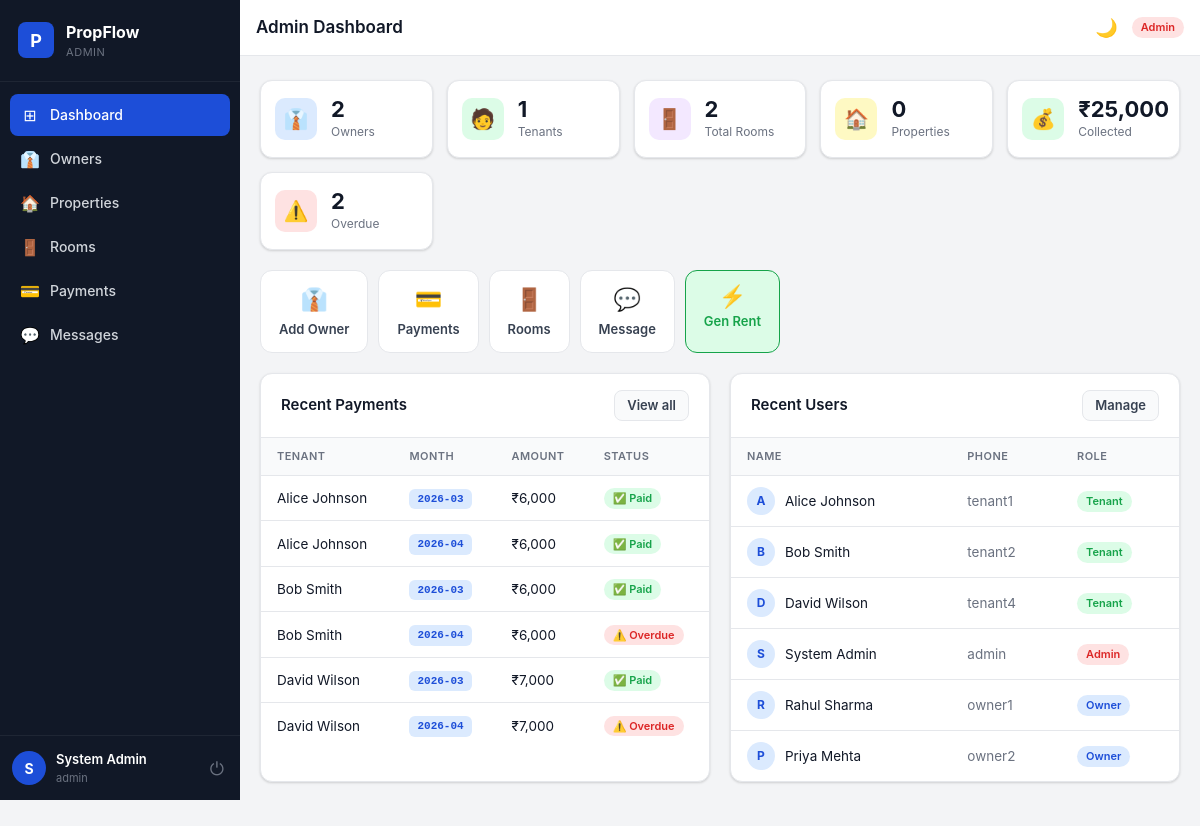
The page /admin/dashboard (signed in) on the database its author committed.
### models.py (models this page shows, shortened)
class User(UserMixin, db.Model):
    __tablename__ = "users"
    id            = db.Column(db.Integer, primary_key=True)
    phone         = db.Column(db.String(30),  unique=True, nullable=False)
    full_name     = db.Column(db.String(150), nullable=False)
    password_hash = db.Column(db.String(255), nullable=False)
    role          = db.Column(db.String(10),  nullable=False, default="tenant")  # admin|owner|tenant
    is_active     = db.Column(db.Boolean, default=True,  nullable=False)
    owner_id      = db.Column(db.Integer,
                               db.ForeignKey("users.id", ondelete="SET NULL"),
                               nullable=True)
    created_at    = db.Column(db.DateTime, default=now_utc, nullable=False)
    updated_at    = db.Column(db.DateTime, default=now_utc, onupdate=now_utc, nullable=False)
    owned_tenants     = db.relationship(
        "User", foreign_keys=[owner_id],
        backref=db.backref("owner_user", remote_side=[id]),
        lazy="dynamic"
    )
    properties        = db.relationship("Property",       back_populates="owner",
                                        foreign_keys="Property.owner_id",    lazy="dynamic")
    tenancies         = db.relationship("PropertyTenant", back_populates="tenant",
                                        foreign_keys="PropertyTenant.tenant_id", lazy="dynamic")
    payments          = db.relationship("Payment",        back_populates="tenant",
                                        foreign_keys="Payment.tenant_id",    lazy="dynamic")
    notifications     = db.relationship("Notification",   back_populates="user",   lazy="dynamic")
    sent_messages     = db.relationship("Message", back_populates="sender",
                                        foreign_keys="Message.sender_id",    lazy="dynamic")
    received_messages = db.relationship("Message", back_populates="receiver",
                                        foreign_keys="Message.receiver_id",  lazy="dynamic")
    room_assignments  = db.relationship("RoomTenant", back_populates="tenant",
                                        foreign_keys="RoomTenant.tenant_id", lazy="dynamic")
    __table_args__ = (
        Index("ix_users_phone", "phone"),
        Index("ix_users_role",  "role"),
        Index("ix_users_owner_role", "owner_id", "role"),
    )

class Payment(db.Model):
    __tablename__ = "payments"
    id             = db.Column(db.Integer, primary_key=True)
    tenant_id      = db.Column(db.Integer,
                                db.ForeignKey("users.id", ondelete="CASCADE"),
                                nullable=False)
    property_id    = db.Column(db.Integer,
                                db.ForeignKey("properties.id", ondelete="CASCADE"),
                                nullable=False)
    rent_month     = db.Column(db.String(7), nullable=True, index=True)
    amount         = db.Column(db.Numeric(10, 2), nullable=False)
    payment_type   = db.Column(db.String(30), default="rent")
    status         = db.Column(db.String(20), default="pending", nullable=False)
    due_date       = db.Column(db.DateTime, nullable=True)
    paid_at        = db.Column(db.DateTime, nullable=True)
    transaction_id = db.Column(db.String(100), unique=True, nullable=True)
    payment_method = db.Column(db.String(50),  nullable=True)
    description    = db.Column(db.Text, nullable=True)
    notes          = db.Column(db.Text, nullable=True)
    created_at     = db.Column(db.DateTime, default=now_utc)
    updated_at     = db.Column(db.DateTime, default=now_utc, onupdate=now_utc)
    tenant   = db.relationship("User",     back_populates="payments",  foreign_keys=[tenant_id])
    property = db.relationship("Property", back_populates="payments",  foreign_keys=[property_id])
    __table_args__ = (
        UniqueConstraint("tenant_id", "property_id", "rent_month",
                         name="uq_payment_tenant_property_month"),
        Index("ix_payments_tenant_status",  "tenant_id", "status"),
        Index("ix_payments_property_month", "property_id", "rent_month"),
        Index("ix_payments_status",         "status"),
        Index("ix_payments_due_date",       "due_date"),
    )

### routes/admin.py (the view)
@admin_bp.route("/dashboard")
@login_required
@role_required("admin")
def dashboard():
    mark_overdue_payments()
    stats = {
        "total_users":      User.query.filter_by(is_active=True).count(),
        "total_owners":     User.query.filter_by(role="owner",  is_active=True).count(),
        "total_tenants":    User.query.filter_by(role="tenant", is_active=True).count(),
        "total_properties": Property.query.filter_by(is_deleted=False).count(),
        "total_rooms":      Room.query.filter_by(is_active=True).count(),
        "total_payments":   Payment.query.count(),
        "revenue": float(db.session.query(
            db.func.coalesce(db.func.sum(Payment.amount), 0)
        ).filter_by(status="completed").scalar() or 0),
        "pending_payments": Payment.query.filter_by(status="pending").count(),
        "overdue_payments": Payment.query.filter_by(status="overdue").count(),
        "occupied_rooms":   sum(1 for r in Room.query.filter_by(is_active=True).all()
                                if hasattr(r, "get_occupancy") and (r.get_occupancy() or 0) > 0),
    }
    recent_payments = Payment.query.order_by(Payment.created_at.desc()).limit(10).all()
    recent_users    = User.query.order_by(User.created_at.desc()).limit(8).all()
    return render_template("admin/dashboard.html",
                           stats=stats,
                           recent_payments=recent_payments,
                           recent_users=recent_users)

### models.py (called while the page is built)
def now_utc():
    return datetime.now(timezone.utc).replace(tzinfo=None)

    def get_occupancy(self):
        return self.room_tenants.filter_by().count()

### routes/__init__.py (called while the page is built)
def role_required(*roles):
    def decorator(f):
        @wraps(f)
        def decorated(*args, **kwargs):
            if not current_user.is_authenticated:
                if request.path.startswith("/api/") or request.is_json:
                    return jsonify({"error": "Login required"}), 401
                return redirect(url_for("auth.login"))
            if current_user.role not in roles:
                if request.path.startswith("/api/") or request.is_json:
                    return jsonify({"error": "Access denied"}), 403
                abort(403)
            return f(*args, **kwargs)
        return decorated
    return decorator

### services/__init__.py (called while the page is built)
def _get_payment_svc():
    global _payment_svc
    if _payment_svc is None:
        _payment_svc = PaymentService()
    return _payment_svc

def mark_overdue_payments():
    return _get_payment_svc().mark_overdue()

### services/base.py (called while the page is built)
    def safe_commit(self, context: str = "") -> None:
        try:
            db.session.commit()
        except Exception as exc:
            db.session.rollback()
            self.log.error(
                f"DB commit failed: {context}",
                extra={"exception": str(exc), "exc_type": type(exc).__name__},
            )
            raise ServiceError(
                f"Database error while {context or 'saving changes'}. Please retry.",
                original=str(exc),
            ) from exc

### services/payment.py (called while the page is built)
    def mark_overdue(self) -> int:
        now = now_utc()
        count = (
            Payment.query
            .filter(Payment.status == "pending", Payment.due_date < now)
            .update({"status": "overdue"}, synchronize_session="fetch")
        )
        self.safe_commit("mark_overdue_payments")
        if count:
            self.log.info("Payments marked overdue", extra={"count": count})
        return count

### templates/admin/dashboard.html (shortened to what this page needs)
{% extends "base.html" %}
{% block page_title %}Admin Dashboard{% endblock %}
{% block content %}
<div class="stats-grid">
  <div class="stat-card"><div class="stat-icon" style="background:var(--c-blue-bg);color:var(--c-blue)">👔</div><div class="stat-body"><div class="stat-value">{{ stats.total_owners }}</div><div class="stat-label">Owners</div></div></div>
  <div class="stat-card"><div class="stat-icon" style="background:var(--c-green-bg);color:var(--c-green)">🧑</div><div class="stat-body"><div class="stat-value">{{ stats.total_tenants }}</div><div class="stat-label">Tenants</div></div></div>
  <div class="stat-card"><div class="stat-icon" style="background:var(--c-purple-bg);color:var(--c-purple)">🚪</div><div class="stat-body"><div class="stat-value">{{ stats.total_rooms }}</div><div class="stat-label">Total Rooms</div></div></div>
  <div class="stat-card"><div class="stat-icon" style="background:var(--c-yellow-bg);color:var(--c-yellow)">🏠</div><div class="stat-body"><div class="stat-value">{{ stats.total_properties }}</div><div class="stat-label">Properties</div></div></div>
  <div class="stat-card"><div class="stat-icon" style="background:var(--c-green-bg);color:var(--c-green)">💰</div><div class="stat-body"><div class="stat-value">₹{{ "{:,.0f}".format(stats.revenue) }}</div><div class="stat-label">Collected</div></div></div>
  <div class="stat-card"><div class="stat-icon" style="background:var(--c-red-bg);color:var(--c-red)">⚠️</div><div class="stat-body"><div class="stat-value">{{ stats.overdue_payments }}</div><div class="stat-label">Overdue</div></div></div>
</div>
<div class="quick-actions">
  <a href="{{ url_for('admin.users') }}"    class="qa-btn"><span>👔</span>Add Owner</a>
  <a href="{{ url_for('admin.payments') }}" class="qa-btn"><span>💳</span>Payments</a>
  <a href="{{ url_for('rooms.index') }}"    class="qa-btn"><span>🚪</span>Rooms</a>
  <a href="{{ url_for('chat.index') }}"     class="qa-btn"><span>💬</span>Message</a>
  <button onclick="openModal('genRentModal')" class="qa-btn qa-btn-accent"><span>⚡</span>Gen Rent</button>
</div>
<div class="two-col">
  <div class="card">
    <div class="card-header">
      <h2>Recent Payments</h2>
      <a href="{{ url_for('admin.payments') }}" class="btn btn-ghost btn-sm">View all</a>
    </div>
    <div class="table-wrap">
      <table class="table">
        <thead><tr><th>Tenant</th><th>Month</th><th>Amount</th><th>Status</th></tr></thead>
        <tbody>
          {% for p in recent_payments %}
          <tr>
            <td>{{ p.tenant.full_name if p.tenant else '—' }}</td>
            <td><span class="month-tag">{{ p.rent_month or '—' }}</span></td>
            <td>₹{{ "{:,.0f}".format(p.amount) }}</td>
            <td>
              {% if p.status == 'completed' %}<span class="badge badge-completed">✅ Paid</span>
              {% elif p.status == 'overdue' %}<span class="badge badge-overdue">⚠️ Overdue</span>
              {% else %}<span class="badge badge-pending">⏳ {{ p.status }}</span>{% endif %}
            </td>
          </tr>
          {% else %}
          <tr><td colspan="4" class="text-center text-muted py-32">No payments</td></tr>
          {% endfor %}
        </tbody>
      </table>
    </div>
  </div>
  <div class="card">
    <div class="card-header">
      <h2>Recent Users</h2>
      <a href="{{ url_for('admin.users') }}" class="btn btn-ghost btn-sm">Manage</a>
    </div>
    <div class="table-wrap">
      <table class="table">
        <thead><tr><th>Name</th><th>Phone</th><th>Role</th></tr></thead>
        <tbody>
          {% for u in recent_users %}
          <tr>
            <td><div class="user-cell"><div class="avatar avatar-sm">{{ u.full_name[0].upper() }}</div>{{ u.full_name }}</div></td>
            <td class="text-muted">{{ u.phone }}</td>
            <td><span class="role-badge role-{{ u.role }}">{{ u.role }}</span></td>
          </tr>
          {% else %}
          <tr><td colspan="3" class="text-center text-muted">No users</td></tr>
          {% endfor %}
        </tbody>
      </table>
    </div>
  </div>
</div>
{% endblock %}

### templates/base.html (shortened to what this page needs)
<!DOCTYPE html>
<html lang="en" data-theme="light">
<head>
  <link rel="stylesheet" href="{{ url_for('static', filename='css/style.css') }}"/>
</head>
<body>
<aside class="sidebar" id="sidebar">
  <div class="sidebar-logo">
    <div class="logo-icon">P</div>
    <div>
      <div class="logo-name">PropFlow</div>
      <div class="logo-role">{{ current_user.role | capitalize }}</div>
    </div>
  </div>
  <nav class="sidebar-nav">
    {% if current_user.role == 'admin' %}
      <a href="{{ url_for('admin.dashboard') }}"  class="nav-item {% if request.endpoint == 'admin.dashboard'   %}active{% endif %}"><span class="nav-icon">⊞</span>Dashboard</a>
      <a href="{{ url_for('admin.users') }}"      class="nav-item {% if request.endpoint == 'admin.users'      %}active{% endif %}"><span class="nav-icon">👔</span>Owners</a>
      <a href="{{ url_for('admin.properties') }}" class="nav-item {% if request.endpoint == 'admin.properties' %}active{% endif %}"><span class="nav-icon">🏠</span>Properties</a>
      <a href="{{ url_for('rooms.index') }}"      class="nav-item {% if 'rooms' in request.endpoint            %}active{% endif %}"><span class="nav-icon">🚪</span>Rooms</a>
      <a href="{{ url_for('admin.payments') }}"   class="nav-item {% if request.endpoint == 'admin.payments'   %}active{% endif %}"><span class="nav-icon">💳</span>Payments</a>
      <a href="{{ url_for('chat.index') }}"       class="nav-item {% if 'chat' in request.endpoint             %}active{% endif %}">
        <span class="nav-icon">💬</span>Messages
      </a>
    {% endif %}
  </nav>
  <div class="sidebar-footer">
    <div class="user-info">
      <div class="user-avatar">{{ current_user.full_name[0].upper() }}</div>
      <div>
        <div class="user-name">{{ current_user.full_name }}</div>
        <div class="user-phone">{{ current_user.phone }}</div>
      </div>
    </div>
    <a href="{{ url_for('auth.logout') }}" class="logout-btn" title="Logout">⏻</a>
  </div>
</aside>
<div class="main-wrap">
  <header class="topbar">
    <h1 class="page-title">{% block page_title %}{% endblock %}</h1>
    <div class="topbar-right">
      <button class="icon-btn" id="darkToggle" onclick="toggleDark()" title="Dark mode" aria-label="Toggle dark mode">🌙</button>
      <span class="role-badge role-{{ current_user.role }}">{{ current_user.role }}</span>
    </div>
  </header>
  <main class="page-content">
    {% block content %}{% endblock %}
  </main>
</div>
</body>
</html>

### rows shown on the page
User: role "ADMIN", full_name "S", full_name "System Admin", phone "admin", role "Admin"
Payment: tenant "Alice Johnson", rent_month "2026-03", amount "6,000", status "✅ Paid"
Payment: tenant "Alice Johnson", rent_month "2026-04", amount "6,000", status "✅ Paid"
Payment: tenant "Bob Smith", rent_month "2026-03", amount "6,000", status "✅ Paid"
Payment: tenant "Bob Smith", rent_month "2026-04", amount "6,000", status "⚠️ Overdue"
Payment: tenant "David Wilson", rent_month "2026-03", amount "7,000", status "✅ Paid"
Payment: tenant "David Wilson", rent_month "2026-04", amount "7,000", status "⚠️ Overdue"
User: full_name "A", full_name "Alice Johnson", phone "tenant1", role "Tenant"
User: full_name "B", full_name "Bob Smith", phone "tenant2", role "Tenant"
User: full_name "D", full_name "David Wilson", phone "tenant4", role "Tenant"
User: full_name "R", full_name "Rahul Sharma", phone "owner1", role "Owner"
User: full_name "P", full_name "Priya Mehta", phone "owner2", role "Owner"

### other values the page prints
{{ stats.total_owners }} "2"
{{ stats.total_tenants }} "1"
{{ stats.total_rooms }} "2"
{{ stats.total_properties }} "0"
{{ "{:,.0f}".format(stats.revenue) }} "25,000"
{{ stats.overdue_payments }} "2"
